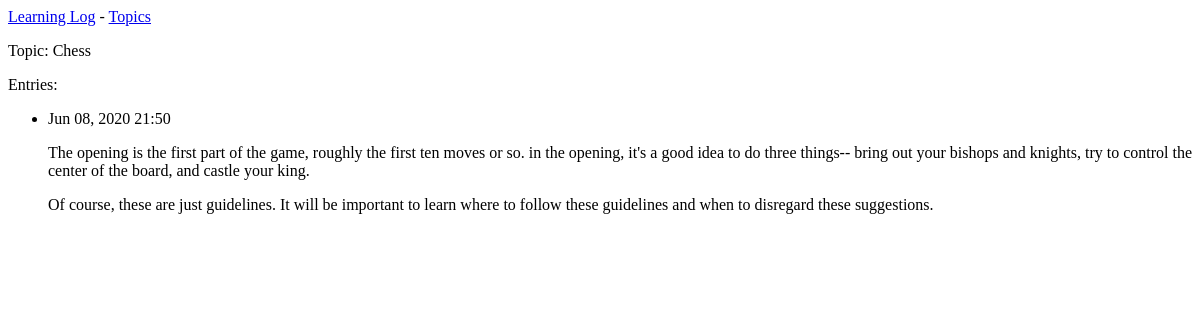
Page /topics/1/ on the earlier database version.
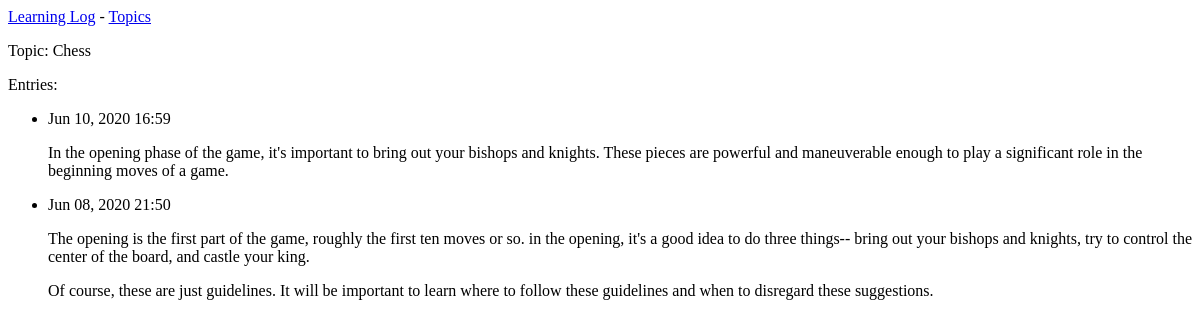
Same page on the later database version.
### learning_logs/models.py (models this page shows, shortened)
class Topic(models.Model):
    text = models.CharField(max_length=200)
    date_added = models.DateTimeField(auto_now_add=True)
    def __str__(self):
        return self.text

class Entry(models.Model):
    topic = models.ForeignKey(Topic, on_delete=models.DO_NOTHING)  # must add on_delete
    text = models.TextField(default='Lessons learned')
    date_added = models.DateTimeField(auto_now_add=True)
    class Meta:
        verbose_name_plural = 'entries'

### learning_logs/views.py (the view)
# urls.py: url(r'^topics/(?P<topic_id>\d+)/$', views.topic, name='topic')  # matches integer between 2 slashes and stores it in topic_id
def topic(request, topic_id):
    topic = Topic.objects.get(id=topic_id)
    entries = topic.entry_set.order_by('-date_added')  # returns in reverse order
    context = {'topic': topic, 'entries': entries}
    return render(request, 'learning_logs/topic.html', context)

### learning_logs/templates/learning_logs/topic.html
{% extends 'learning_logs/base.html' %}
{% block content %}
    <p>Topic: {{ topic }}</p>
    <p>Entries:</p>
    <ul>
        {% for entry in entries %}
            <li>
                <p>{{ entry.date_added|date:'M d, Y H:i' }}</p>
                <p>{{ entry.text|linebreaks }}</p>
            </li>
        {% empty %}
            <li>
                There are no entries for this topic yet.
            </li>
        {% endfor %}
    </ul>
{% endblock content %}

### learning_logs/templates/learning_logs/base.html
<p>
    <a href="{%url 'learning_logs:index' %}">Learning Log</a> -
    <a href="{%url 'learning_logs:topics' %}">Topics</a>
</p>
{% block content %}{%endblock content%}

Differences in the rows shown:
added Entry: date_added "Jun 10, 2020 16:59", text "In the opening phase of the game, it's important to bring out your bishops and knights. These pieces are powerful and maneuverable enough to play a significant role in the beginning moves of a game."
